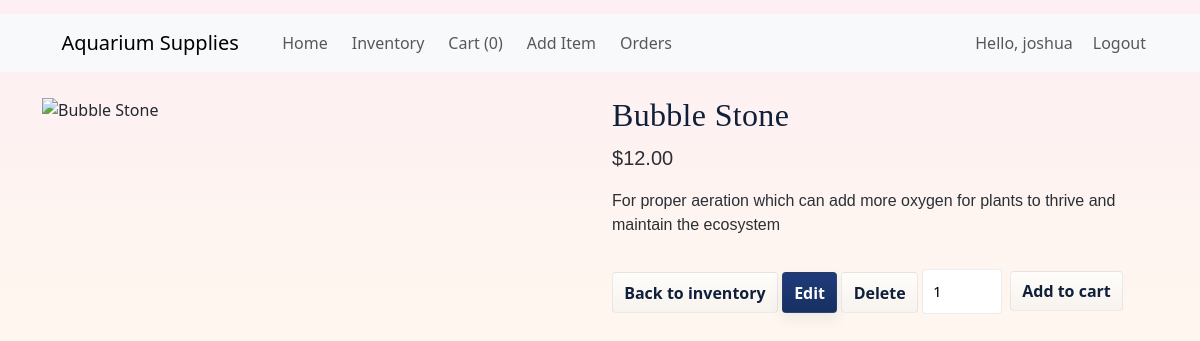
Page /product/5 (signed in) on the committed database.
### tables this page shows
CREATE TABLE items (
        id INTEGER PRIMARY KEY AUTOINCREMENT,
        name TEXT NOT NULL,
        price REAL NOT NULL DEFAULT 0,
        image TEXT,
        description TEXT
    );

### app.py (the view)
@app.route("/product/<int:item_id>")
@login_required
def product_detail(item_id):
    item = get_item_by_id(item_id)
    if not item:
        return "Product not found", 404
    return render_template("product_detail.html", item=item)

### app.py (called while the page is built)
def get_db():
    db = getattr(g, "_database", None)
    if db is None:
        db = g._database = sqlite3.connect(DATABASE)
        db.row_factory = sqlite3.Row
    return db

def row_to_dict(row: sqlite3.Row):
    if row is None:
        return None
    return {k: row[k] for k in row.keys()}

def ensure_users_have_is_admin_column(db):
    try:
        cur = db.execute("PRAGMA table_info(users)")
        rows = cur.fetchall()
        cols = [r["name"] for r in rows]
        if "is_admin" not in cols:
            db.execute("ALTER TABLE users ADD COLUMN is_admin INTEGER DEFAULT 0")
            db.commit()
    except sqlite3.OperationalError:
        pass

@app.teardown_appcontext
def close_connection(exception):
    db = getattr(g, "_database", None)
    if db is not None:
        db.close()

def login_required(f):
    @wraps(f)
    def decorated_function(*args, **kwargs):
        if not session.get("user_id"):
            return redirect(url_for("login", next=request.path))
        return f(*args, **kwargs)
    return decorated_function

def get_item_by_id(item_id):
    db = get_db()
    cur = db.execute("SELECT * FROM items WHERE id = ?", (item_id,))
    row = cur.fetchone()
    return row_to_dict(row)

@app.before_request
def ensure_db_on_request():
    init_db()

### templates/product_detail.html (shortened to what this page needs)
{% extends "base.html" %}
{% block content %}
<div class="row">
  <div class="col-md-6">
    {% if item.image %}
      <img src="{{ url_for('static', filename='images/' ~ item.image) }}" class="img-fluid" alt="{{ item.name }}">
    {% else %}
      <img src="{{ url_for('static', filename='images/default.svg') }}" class="img-fluid" alt="{{ item.name }}">
    {% endif %}
  </div>
  <div class="col-md-6">
    <h2>{{ item.name }}</h2>
    <p class="lead">${{ "%.2f"|format(item.price) }}</p>
    <p>{{ item.description }}</p>
    <a class="btn btn-outline-secondary" href="{{ url_for('inventory') }}">Back to inventory</a>
    <a class="btn btn-primary" href="{{ url_for('edit_item', item_id=item.id) }}">Edit</a>
    <form action="{{ url_for('remove_item', item_id=item.id) }}" method="post" class="d-inline" onsubmit="return confirm('Delete this item?');">
      <button class="btn btn-danger">Delete</button>
    </form>
    <form action="{{ url_for('add_to_cart', item_id=item.id) }}" method="post" class="mt-3 d-inline-flex align-items-center">
      <input type="number" name="qty" value="1" min="1" style="width:80px; margin-right:8px;">
      <button class="btn btn-success" type="submit">Add to cart</button>
    </form>
  </div>
</div>
{% endblock %}

### static/japanese.css (style rules this page uses)
body { background: linear-gradient(180deg, #FDEFF3 0%, #FFF8EE 50%, #F6F9FF 100%); position: relative; overflow-x: hidden; padding-bottom: 140px; color: #222831; font-family: "Noto Sans JP", system-ui, -apple-system, "Segoe UI", Roboto, "Helvetica Neue", Arial, sans-serif; -webkit-font-smoothing:antialiased; -moz-osx-font-smoothing:grayscale; }
body::after { content: ""; position: fixed; inset: 0; background-image: url("/static/images/washi.png"); background-repeat: repeat; opacity: 0.08; pointer-events: none; z-index: -1; }
body::before { content: ""; position: fixed; left: 0; bottom: 0; width: 220%; height: 160px; background: url("/static/images/ukiyoe-wave.svg") repeat-x; background-size: auto 160px; animation: wave 18s linear infinite; pointer-events: none; z-index: 0; opacity: 0.9; }
h2, h3 { font-family: "Noto Serif JP", "Noto Sans JP", serif; color: #10203b; margin-bottom: 8px; letter-spacing: .01em; }
p, td, th, label { font-family: "Noto Sans JP", sans-serif; color: #2b3036; }
.btn, button, .btn-primary { display:inline-block; padding:.45rem .7rem; border-radius:4px; border: 1px solid rgba(16,32,59,0.08); background: linear-gradient(180deg, #fffdfa, #f7f3ef); color: #10203b; font-weight: 600; cursor: pointer; transition: transform .12s ease, box-shadow .12s ease; }
.btn.primary, .btn-primary { background: linear-gradient(180deg, #1f3b7a, #173063); color: #fffdfa; border: 1px solid rgba(212,175,55,0.08); box-shadow: 0 6px 14px rgba(31,59,122,0.08); }
input[type="text"], input[type="number"], textarea, select { width:100%; padding:10px; border:1px solid rgba(16,32,59,0.08); background: rgba(255,255,255,0.98); border-radius:4px; box-sizing:border-box; font-size:.95rem; }

### templates/base.html (style rules this page uses)
html, body { height: 100%; margin: 0; }
body { font-family: "Noto Sans JP", system-ui, -apple-system, "Segoe UI", Roboto, "Helvetica Neue", Arial, sans-serif; color: #222; background: linear-gradient(120deg, #FDEFF3 0%, #FFFAE6 35%, #E8F3FF 70%, #F0FFFF 100%); background-size: 300% 300%; animation: bgShift 12s ease infinite; -webkit-font-smoothing: antialiased; -moz-osx-font-smoothing: grayscale; min-height: 100vh; }

### rows in the picture
items: name "Bubble Stone", price "12.00", description "For proper aeration which can add more oxygen for plants to thrive and maintain the ecosystem"

### other values in the picture
{{ session.get('cart')|length if session.get('cart') else 0 }} "0"
{{ session.get('username') }} "joshua"
